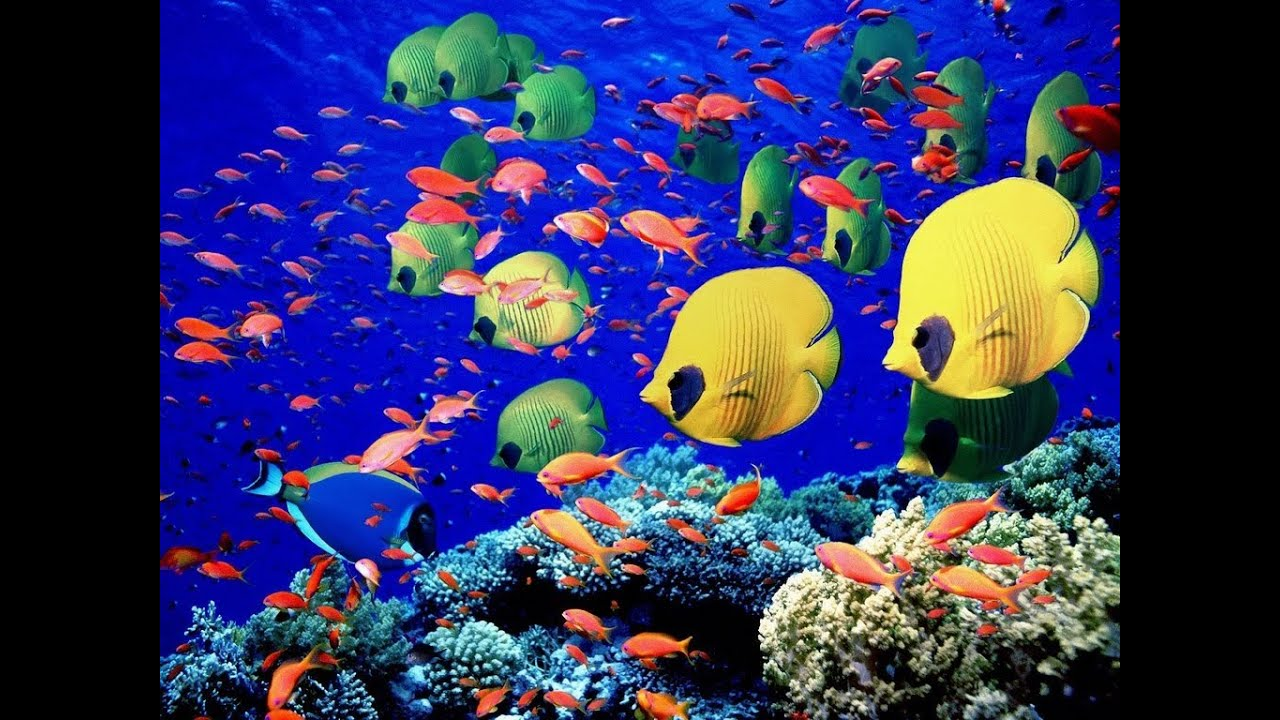
#> input picture image_resizing/tropics.jpg, 1280 x 720 px, found by its file name
$ python image_rotator.py
#> lines starting #> are read from the running program, lines starting #| are printed output that depends on the picture
import argparse
import imutils
import cv2

#construct the argument parser
ap = argparse.ArgumentParser()
ap.add_argument("-i", "--image", type=str, default="tropics.jpg",
help="path to input image")
args = vars(ap.parse_args())

#load the image and show it
image = cv2.imread(args["image"])
#> image is the input picture: shape (720, 1280, 3); mean B, G, R 98.4, 53.1, 49.6
cv2.imshow("Original", image)

#grab dimensions and calculate the center of the image
(h, w) = image.shape[:2]
#> h = 720; w = 1280
(cX, cY) = (w // 2, h // 2)
#> cX = 640; cY = 360

#in OpenCV, positive degrees specify counterclockwise rotation while
#negative degrees indicate clockwise rotation.
#rotate image 45 degrees around center
M1 = cv2.getRotationMatrix2D((cY, cX), 45, 1.0)
rotated = cv2.warpAffine(image, M1, (w, h))
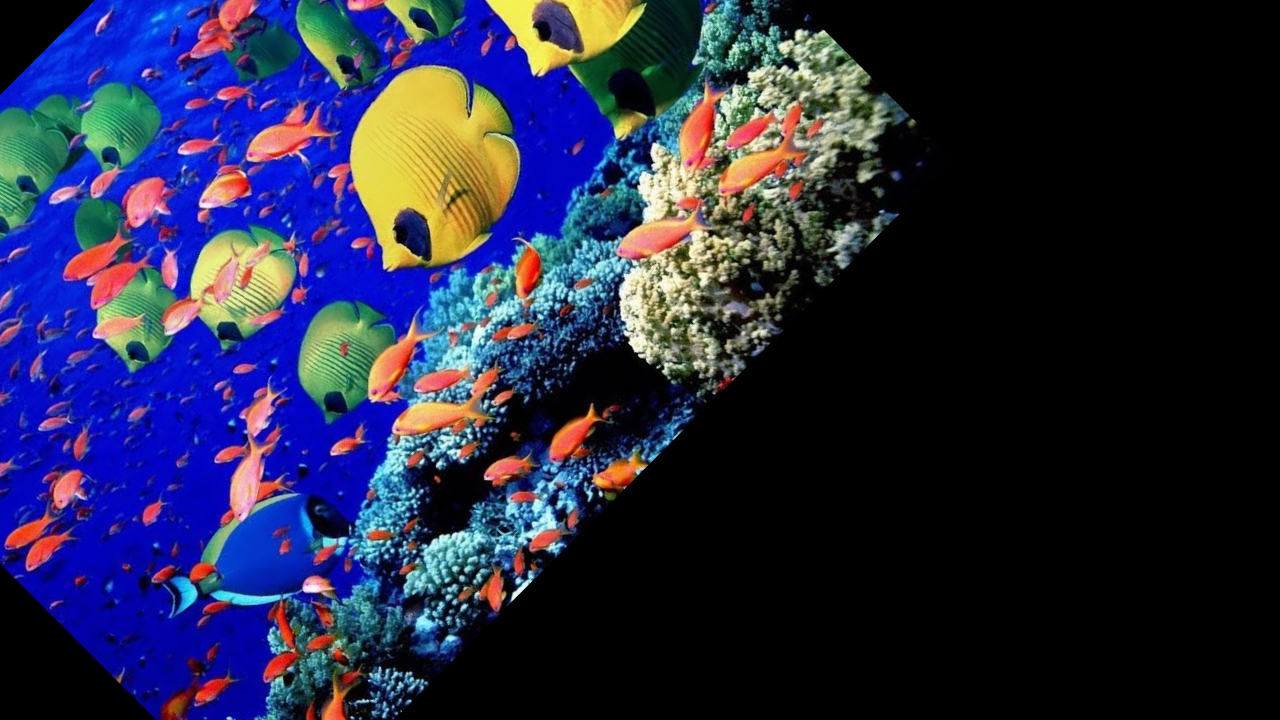
#> rotated: shape (720, 1280, 3); mean B, G, R 68.6, 40.1, 37.7
cv2.imshow("Rotated by 45 degrees", rotated)

#rotate image -90 degrees around center
M2 = cv2.getRotationMatrix2D((cX, cY), -90, 1.0)
roated1 = cv2.warpAffine(image, M2, (w, h))
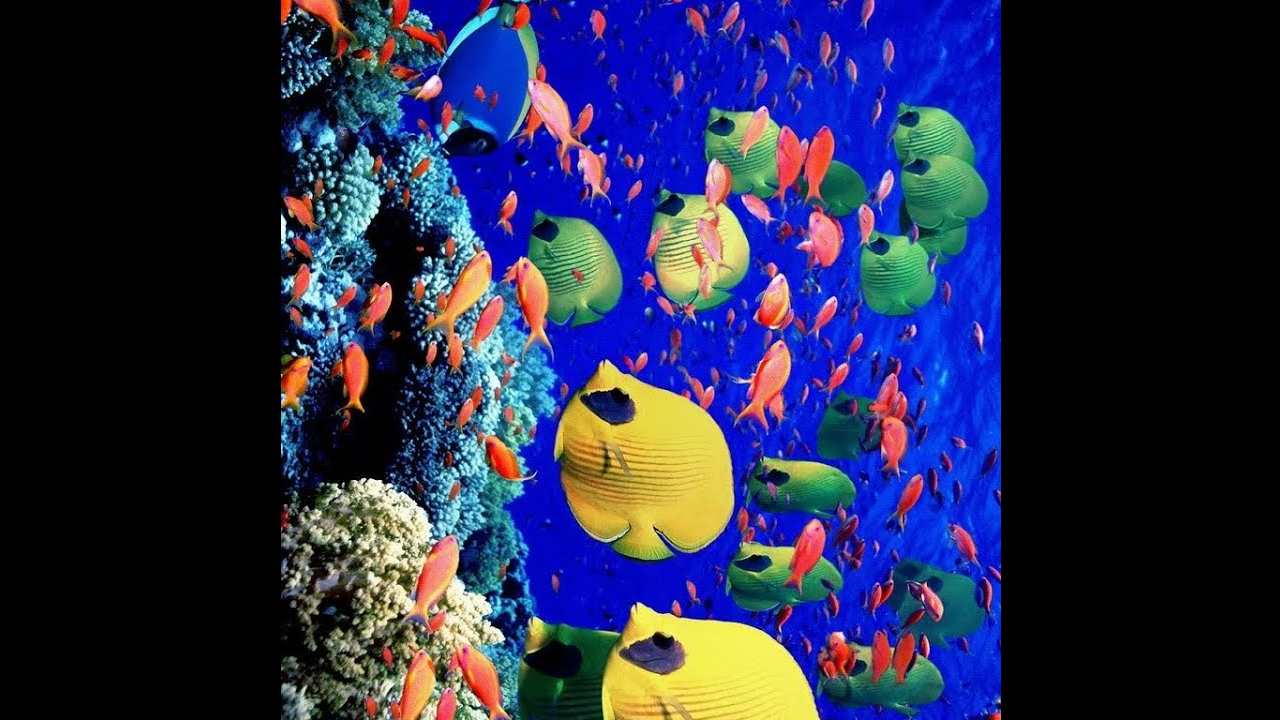
#> roated1: shape (720, 1280, 3); mean B, G, R 75.4, 43.3, 39.6
cv2.imshow("Roatated by -90 degrees", roated1)

#rotate the image around an arbitrary point rather than center
M3 = cv2.getRotationMatrix2D((10, 10), 45, 1.0)
rotated2 = cv2.warpAffine(image, M3, (w, h))
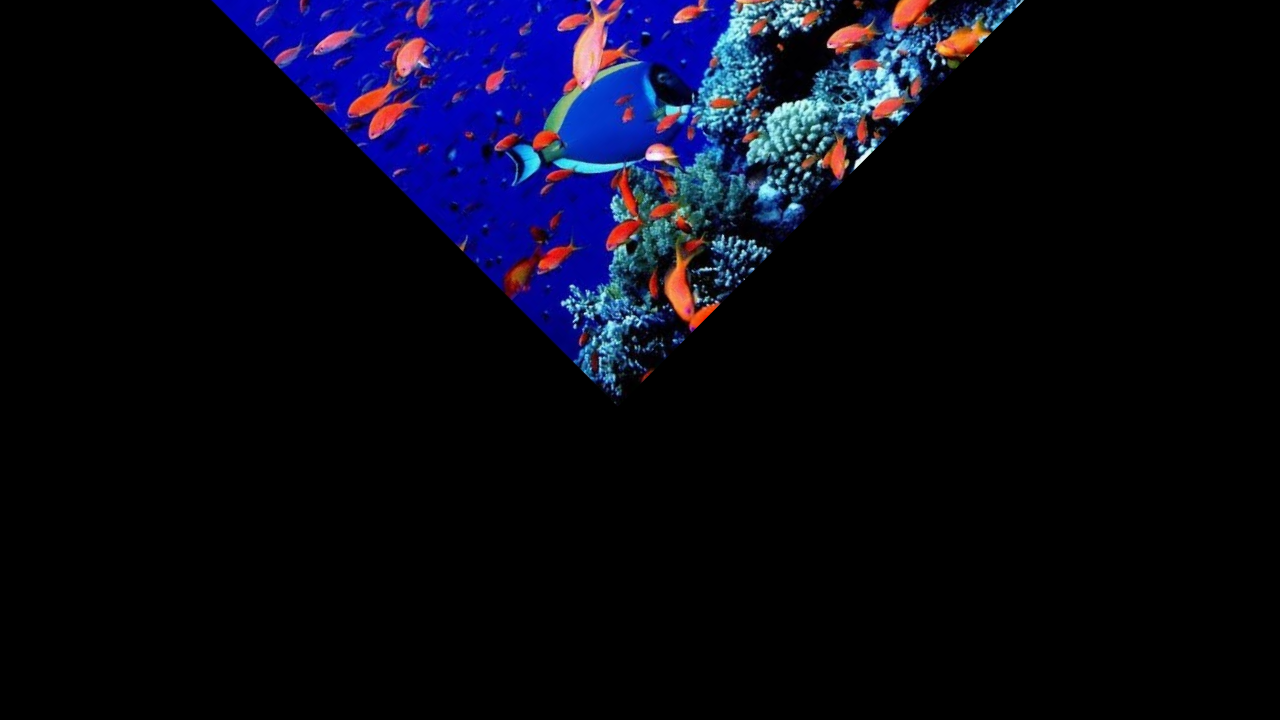
#> rotated2: shape (720, 1280, 3); mean B, G, R 22.9, 8.4, 8.1
cv2.imshow("Rotated by Arbitrary point", rotated2)


#use imutils library to rotate image with less code
rotated3 = imutils.rotate(image, 180)
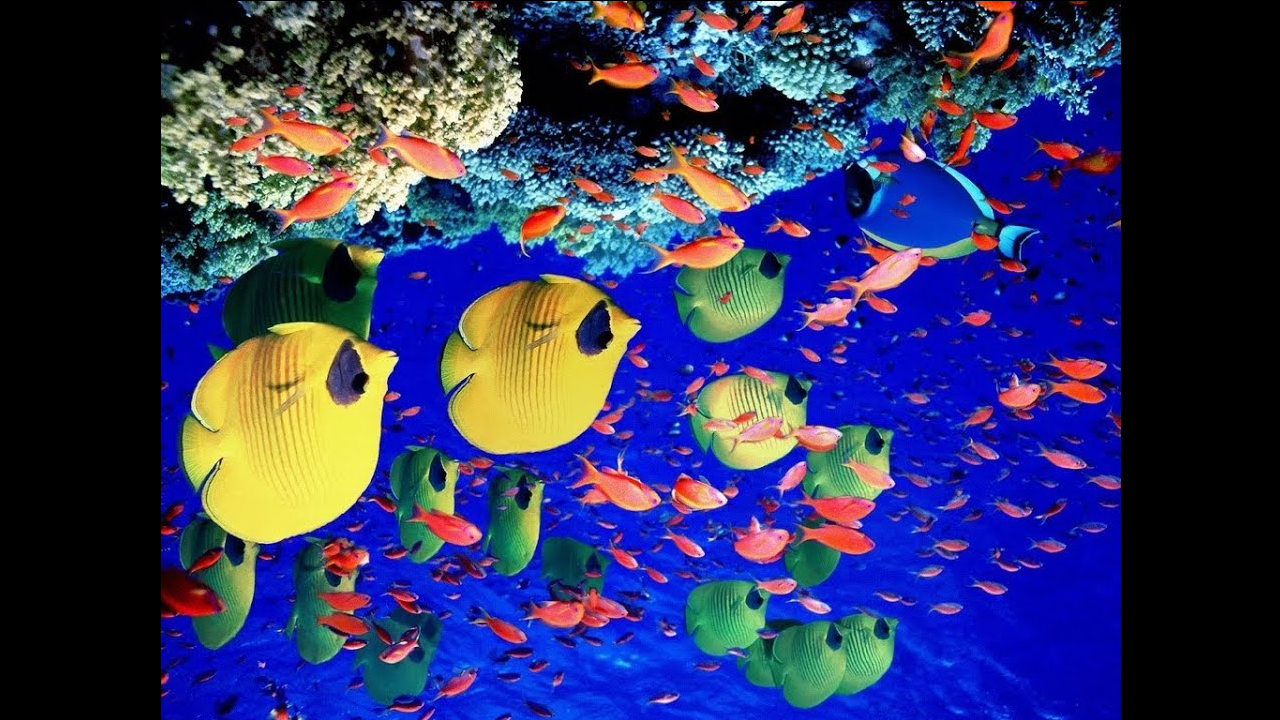
#> rotated3: shape (720, 1280, 3); mean B, G, R 98.2, 53, 49.6
cv2.imshow("Rotated 180 degrees", rotated3)

#rotate image by 33 degrees counterclockwise
#ensuring the rotated image still renders within the vieiwing area
rotated4 = imutils.rotate_bound(image, -33)
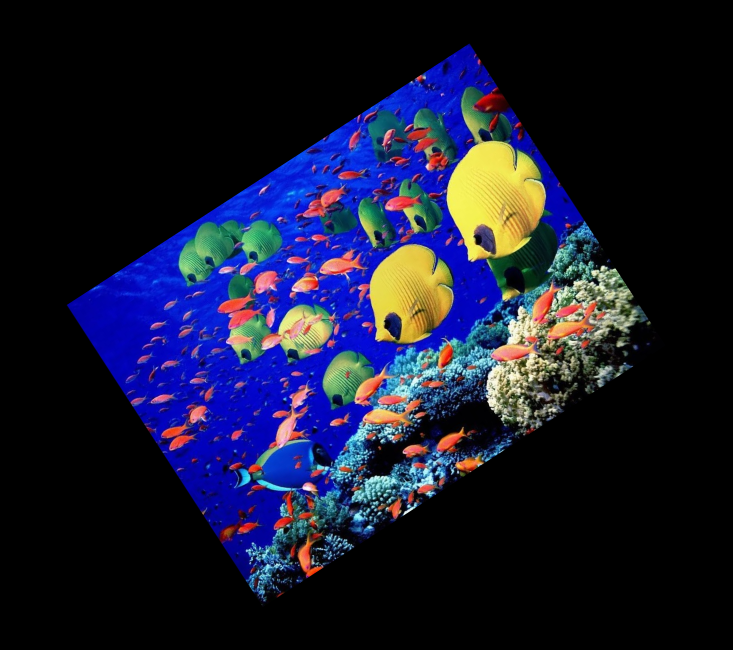
#> rotated4: shape (1300, 1465, 3) (shown at 1/2 size); mean B, G, R 47.6, 25.7, 24
cv2.imshow("33 degrees Clockwise", image)
cv2.waitKey(0)
